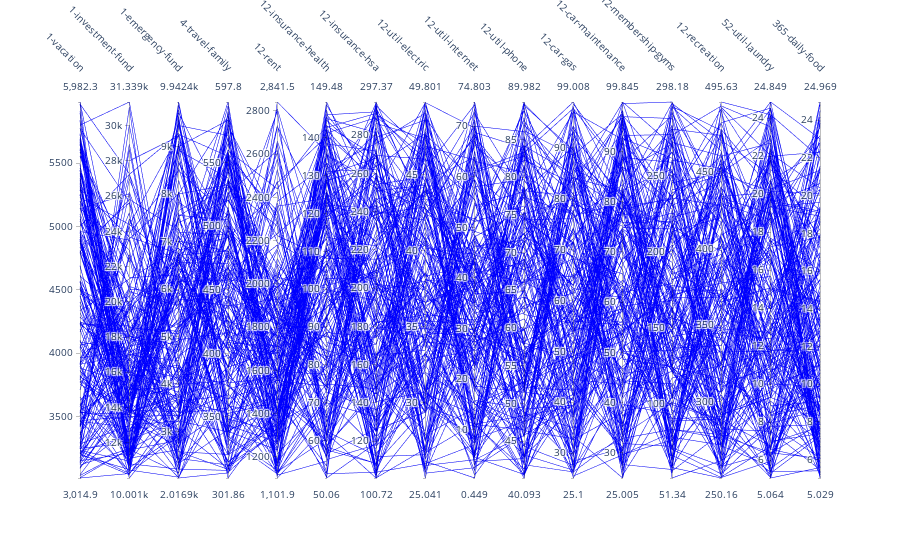

Source (notebook cell):
### Code cell
import plotly.graph_objects as go

fig = go.Figure(data=
    go.Parcoords(
        line_color='blue',
        labelangle=45,
        dimensions = [
            dict(range = [df[s].min(),df[s].max()],
                 label = s, 
                 values = df[s].values) for s in list(df.columns)]
    )
)
fig.show()

### Figure 1 — Plotly figure (JSON) as saved in the notebook; plotly's stock layout.template omitted (floating-point values rounded to 4 significant figures; data arrays with more than 128 entries replaced by an {"elided": "..."} marker saying what was removed)
{"data": [{"dimensions": [{"label": "1-vacation", "range": [3015.0, 5982.0], "values": {"elided": "213 float values"}}, {"label": "1-investment-fund", "range": [10000.0, 31340.0], "values": {"elided": "213 float values"}}, {"label": "1-emergency-fund", "range": [2017.0, 9942.0], "values": {"elided": "213 float values"}}, {"label": "4-travel-family", "range": [301.9, 597.8], "values": {"elided": "213 float values"}}, {"label": "12-rent", "range": [1102.0, 2842.0], "values": {"elided": "213 float values"}}, {"label": "12-insurance-health", "range": [50.06, 149.5], "values": {"elided": "213 float values"}}, {"label": "12-insurance-hsa", "range": [100.7, 297.4], "values": {"elided": "213 float values"}}, {"label": "12-util-electric", "range": [25.04, 49.8], "values": {"elided": "213 float values"}}, {"label": "12-util-internet", "range": [0.4488, 74.8], "values": {"elided": "213 float values"}}, {"label": "12-util-phone", "range": [40.09, 89.98], "values": {"elided": "213 float values"}}, {"label": "12-car-gas", "range": [25.1, 99.01], "values": {"elided": "213 float values"}}, {"label": "12-car-maintenance", "range": [25.0, 99.84], "values": {"elided": "213 float values"}}, {"label": "12-membership-gyms", "range": [51.34, 298.2], "values": {"elided": "213 float values"}}, {"label": "12-recreation", "range": [250.2, 495.6], "values": {"elided": "213 float values"}}, {"label": "52-util-laundry", "range": [5.064, 24.85], "values": {"elided": "213 float values"}}, {"label": "365-daily-food", "range": [5.029, 24.97], "values": {"elided": "213 float values"}}], "labelangle": 45, "line": {"color": "blue"}, "type": "parcoords"}], "layout": {}}
